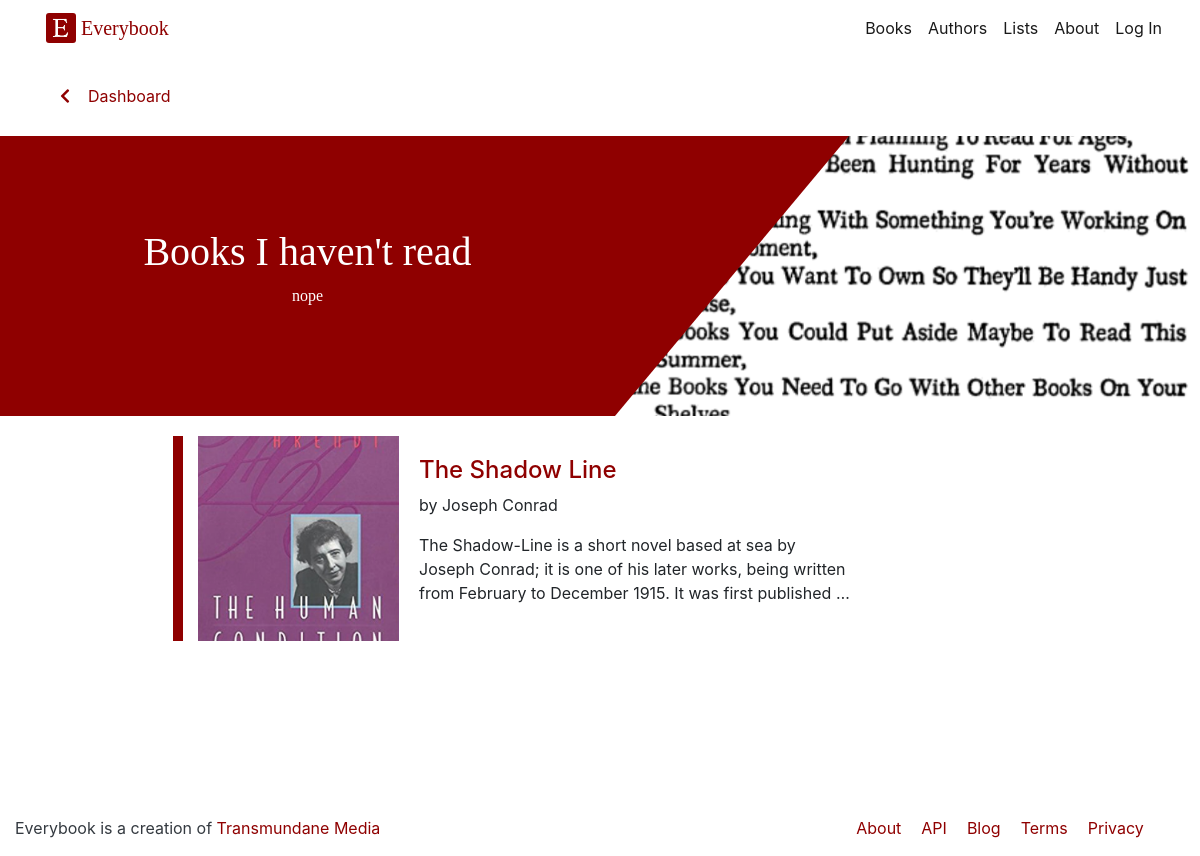
The page /accounts/lists/2 on the database as committed earlier.
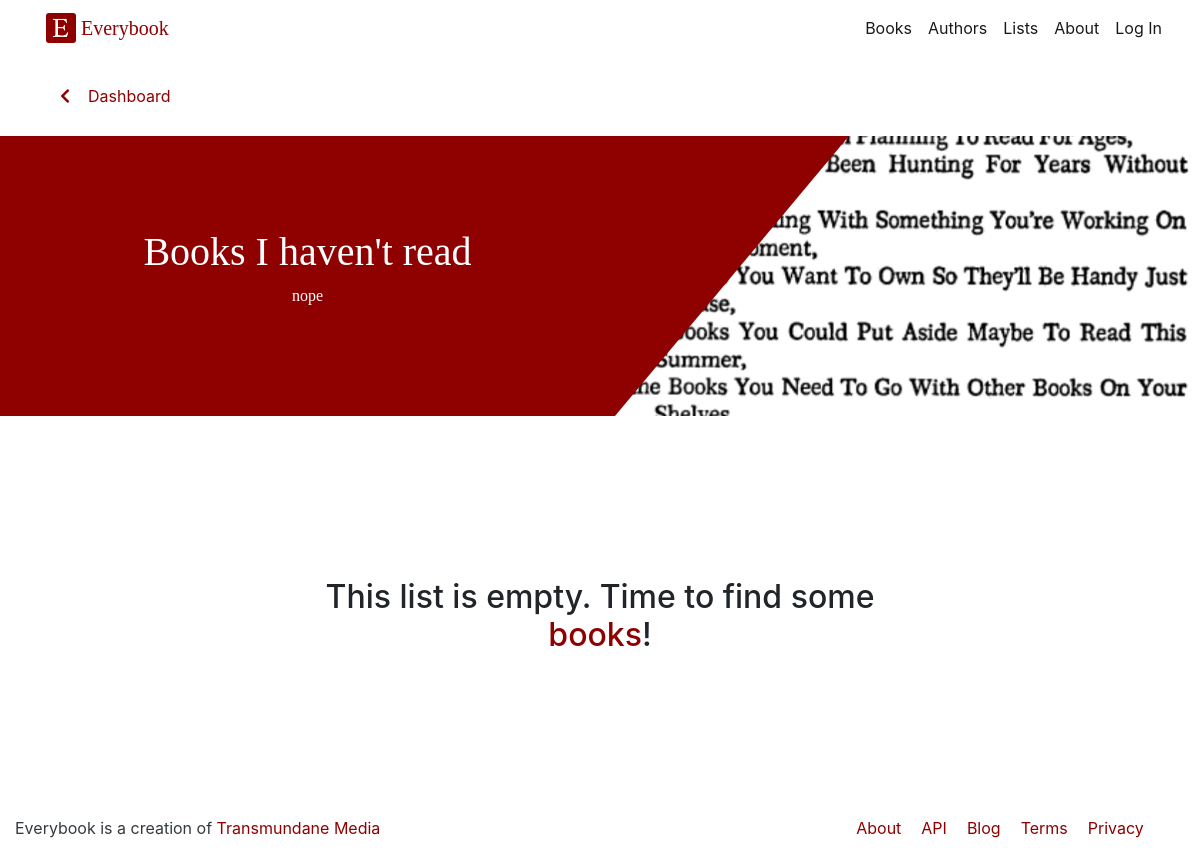
The same page on the database as committed later.
### account/models.py (models this page shows, shortened)
class UserListEntry(models.Model):
	user = models.ForeignKey(settings.AUTH_USER_MODEL, on_delete=models.CASCADE)
	user_list = models.ForeignKey(UserList, related_name='userlist_contents', on_delete=models.CASCADE)
	book = models.ForeignKey('books.Book', related_name='in_userlist', on_delete=models.CASCADE)
	created_on = models.DateTimeField(auto_now_add=True)
	class Meta:
	 	unique_together = ('user_list', 'book')

### books/models.py (models this page shows, shortened)
class Book(models.Model):
	book_title = models.CharField(max_length=200)
	book_subtitle = models.CharField(max_length=200, blank=True)
	pub_date = models.DateField(auto_now=False)
	pub_year = models.IntegerField()
	publisher = models.CharField(max_length=100)
	author = models.ForeignKey('authors.Author', on_delete=models.CASCADE, related_name="book_to_author")
	cover_image = models.ImageField(null=True, blank=False, upload_to='book_images')
	image_credit = models.CharField(max_length=50, blank=True)
	slug = models.SlugField(max_length=30)
	first_lines = models.TextField(blank=True)
	themes = models.ManyToManyField(Theme, blank=True)
	settings = models.ManyToManyField(Setting, blank=True)
	genres = models.ManyToManyField(Genre, blank=True)
	forms = models.ManyToManyField(Form, blank=True)
	periods = models.ManyToManyField(Period, blank=True)
	book_desc = HTMLField('Description')
	book_country = CountryField()
	book_featured = models.BooleanField()
	lists = models.ManyToManyField('BookList', through='ListEntry', related_name='book_lists')
	def get_absolute_url(self):
		return reverse('books:book_detail', kwargs={'slug': self.slug, 'book_id': self.id})
	class Meta:
		ordering = ('book_title',)

### authors/models.py (models this page shows, shortened)
class Author(models.Model):
	first_name = models.CharField(max_length=50)
	last_name = models.CharField(max_length=50)
	full_name = models.CharField(max_length=100)
	birth_year = models.IntegerField()
	bio = HTMLField('Bio')
	country = CountryField()
	schools = models.ManyToManyField(School, blank=True)
	regions = models.ManyToManyField(Region, blank=True)
	date_added = models.DateField(auto_now_add=True)
	author_image = models.ImageField(null=True, blank=True, upload_to='author_images')
	image_credit = models.CharField(max_length=50, blank=True)
	slug = models.SlugField(max_length=30)
	featured_author = models.BooleanField()
	likes = models.ManyToManyField(User, related_name="author_likes", blank=True)
	lists = models.ManyToManyField('AuthorList', through='AuthorListEntry', related_name='author_lists')
	def __str__(self):
		return self.first_name + ' ' + self.last_name

### account/views.py (the view)
# urls.py: path('lists/<int:pk>', UserListView.as_view(), name='user_list_view'),
class UserListView(PrivatePermissionMixin, DetailView):
	model = UserList
	template_name = 'account/list.html'
	def get_context_data(self, **kwargs):
		context = super().get_context_data(**kwargs)
		userlist = UserList.objects.get(pk=self.kwargs['pk'])
		context['userlist'] = userlist
		context['list_entries'] = UserListEntry.objects.filter(user_list=userlist)
		context['delete_url'] = reverse('accounts:delete_user_list', kwargs={'pk': userlist.id })
		context['edit_form'] = UserListCreateForm
		return context

### account/mixins.py (called while the page is built)
	def dispatch(self, request, *args, **kwargs):
		if not self.has_permissions():
			raise PermissionDenied
		return super(ViewPermissionsMixin, self).dispatch(
			request, *args, **kwargs)

	def has_permissions(self):
		if not self.get_object().not_public == True:
			return self.request.user == self.request.user

### account/templates/account/list.html (shortened to what this page needs)
{% extends "base.html" %}
{% load static %}
{% block content %}
	<section class="books-breadcrumbs">
		<div class="breadcrumbs-wrapper">
			<a href="../../accounts">
				<span>
					<i class="fas fa-chevron-left"></i>&nbsp;&nbsp;&nbsp;&nbsp;Dashboard
				</span>
			</a>
		</div>
	</section>
	<section class="jumbotron jumbotron-fluid libro-jumbotron book-detail-jumbotron">
		<div class="col"><h1 class="libre text-white text-center">{{ userlist.name }}</h1>	<div class="list-description">
		<p class="libre text-white text-center">{{ userlist.list_desc }}</p>
	</div>
		</div>
		<div class="col-sm">
			{% if userlist.list_image %}<div class="img-fluid home-image" style = "background-image: url({{ userlist.list_image.url }}); background-size: cover; background-position:center;" >
			</div>
		{% else %}
			<div class="img-fluid home-image" style = "background-image: url({% static 'list_default.png' %}); background-size: cover; background-position:center;" >
			</div>
		{% endif %}
	</div>
</section>
<section class="entries">
	{% if not list_entries %}
		<h2 class='empty-list text-center'>This list is empty. Time to find some <a href="/books">books</a>!</h2>
	{% else %}
		{% for entry in list_entries %}
			{% include "./_listcard.html" with obj=entry userlist=userlist type="book" %}
			{%  endfor %}
		{% endif %}
	</section>
{% endblock %}

### account/templates/account/_listcard.html (shortened to what this page needs)
{% load static %}
<div class="entry-wrapper">
<div class="card list-card mb-3 box-shadow">
    <div class="list-card-bg-image" style="background-image: url('{% if obj.book.cover_image %}{{ obj.book.cover_image.url }}{% endif %}'); background-size: cover; background-position: center;"></div>
<div class="card-body">
    <a href='{{ obj.book.get_absolute_url }}'><h4>{{obj.book.book_title}}</h4></a>
    <p class="card-text">by {{ obj.book.author }}</p>
    <p>{{ obj.book.book_desc|truncatewords:30 }}</p>
</div>
</div>
</div>

Rows that differ between the two databases and show on the page:
removed UserListEntry: book.cover_image (picture), book.book_title "The Shadow Line", book.author "Joseph Conrad", book.book_desc "The Shadow-Line is a short novel based at sea by Joseph Conrad; it is one of his later works, being written from February to December 1915. It was first published …"
Other text that changed with them:
text now shown: "This list is empty. Time to find some books !"
